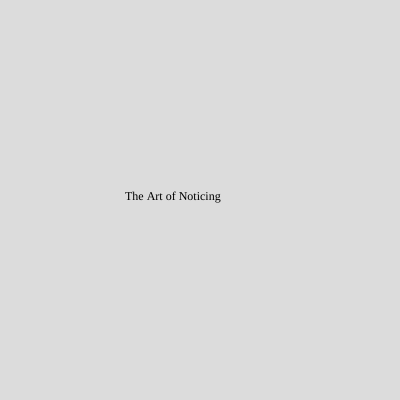
Frame 1 (no input)
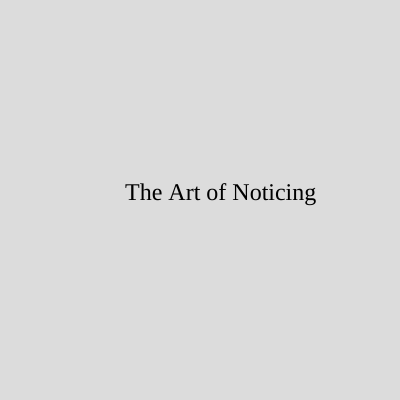
Frame 60 (no input)
Frame 120 (the mouse pressed at the canvas centre since frame 60): identical to frame 60, image omitted

The p5.js sketch that drew these frames (run headless with seeded random() and noise() and a simulated clock; from frame 60 on, the mouse is pressed at the canvas centre):

// p5.js sketch
// ── sketch.js

function setup(){
  createCanvas(400,400);
}
function draw(){
  background(220);
  fill(0,0,0)
  textFont('Monoton');
  //'monoton' is the font name in the link.
  text('The Art of Noticing',125,200);
  textSize(24)
}
